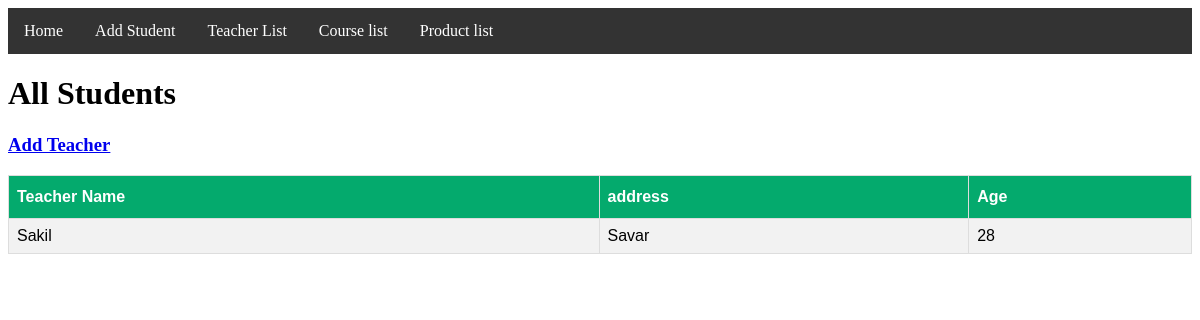
The app's page /teacherlist/, older data.
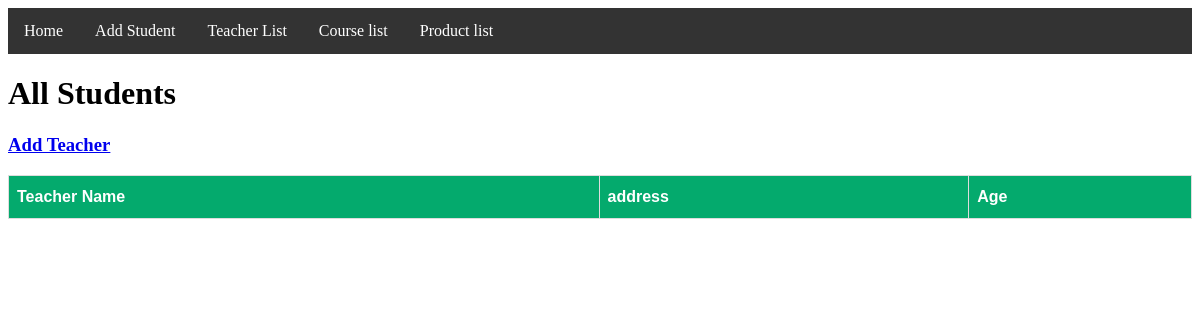
The same page, newer data.
### myApp/models.py (models this page shows)
class TeacherModel(models.Model):
    Teacher_Name=models.CharField(max_length=100)
    Address=models.TextField()
    Teacher_age=models.IntegerField()

### myProject/views.py (the view)
# urls.py: path('teacherlist/',teacherList,name='teacherList'),
def teacherList(req):
    context ={
        'Teachers' : TeacherModel.objects.all()
    }
    return render (req, 'TeacherList.html', context)

### Template/TeacherList.html (shortened to what this page needs)
{% extends "master.html" %}
{% block body %}
<!DOCTYPE html>
<html>
<head>
</head>
<body>
<h1>All Students</h1>
<h3><a href="{% url 'addTeacher' %}">Add Teacher</a></h3>
<table id="customers">
  <tr>
    <th>Teacher Name</th>
    <th>address</th>
    <th>Age</th>
  </tr>
{% for i in Teachers %}
 <tr>
    <td>{{i.Teacher_Name}}</td>
    <td>{{i.Address}}</td>
    <td>{{i.Teacher_age}}</td>
  </tr>
{% endfor %}
</table>
</body>
</html>
{% endblock body %}

Row changes from the older to the newer data that the page shows:
removed TeacherModel: Teacher_Name "Sakil", Address "Savar", Teacher_age "28"
